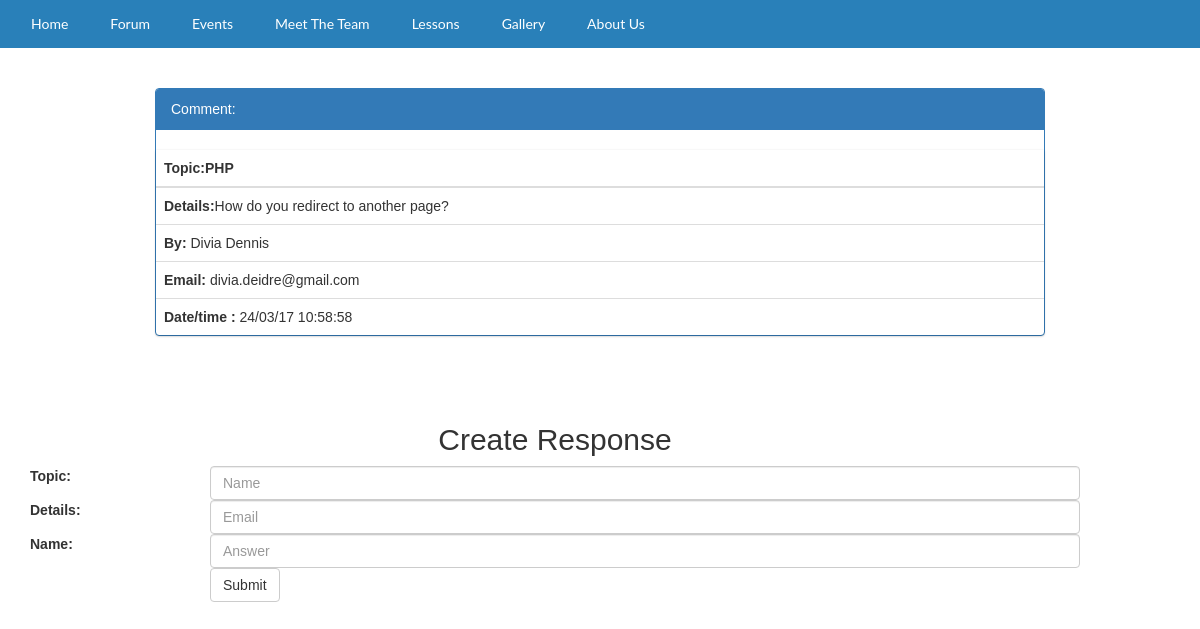
/view_topic.php?id=2, run on the app's committed database.
### tables this page shows
CREATE TABLE `fquestions` (
  `id` int(4) NOT NULL,
  `topic` varchar(255) NOT NULL DEFAULT '',
  `detail` longtext NOT NULL,
  `name` varchar(65) NOT NULL DEFAULT '',
  `email` varchar(65) NOT NULL DEFAULT '',
  `datetime` varchar(25) NOT NULL DEFAULT '',
  `view` int(4) NOT NULL DEFAULT '0',
  `reply` int(4) NOT NULL DEFAULT '0'
);

### public/view_topic.php (the view, shortened to what this page needs)
<?php include 'header.php' ?>
<link rel="stylesheet" href="./lib/bootstrap/css/bootstrap.min.css">
<link rel="stylesheet" href="./css/style.css">
<?php include './nav.php' ?>
<body>
<div class="container-fluid">
<?php
$tbl_name="fquestions";
$id=$_GET['id'];
$sql="SELECT * FROM $tbl_name WHERE id='$id'";
$result=mysql_query($sql);
$rows=mysql_fetch_array($result);
?>
<br>
<br>
<div class="comments">
<div class="panel panel-primary" style="width=50%">
  <div class="panel-heading">Comment:</div>
 <table class="table">
    <thead>
      <tr>
        <th><strong>Topic:</strong><?php echo $rows['topic']; ?></th>
      </tr>
    </thead>
    <tbody>
      <tr>
        <td><strong>Details:</strong><?php echo $rows['detail']; ?></td>
      </tr>
      <tr>
        <td><strong>By:</strong> <?php echo $rows['name']; ?></td>
      </tr>
      <tr>
      <td> <strong> Email:</strong> <?php echo $rows['email'];?> </td>
      </tr>
      <tr>
        <td><strong>Date/time : </strong><?php echo $rows['datetime']; ?></td>
      </tr>
    </tbody>
  </table>
</div>
</div>
<?php include './views/response.php' ?>
</div>
</body>

### public/css/style.css (style rules this page uses)
* { padding: 0px; margin: 0px; }
body { min-width: 700px; background-repeat: no-repeat; font-family: helvetica; }
.table { margin-top: 20px; width: 100%; box-shadow: 0 1px 3px rgba(0, 0, 0, 0.2); display: table; }
.comments { padding-left: 140px !important; padding-right: 140px !important; }

### data on the page
fquestions: topic "PHP", detail "How do you redirect to another page?", name "Divia Dennis", email "divia.deidre@gmail.com", datetime "24/03/17 10:58:58"
